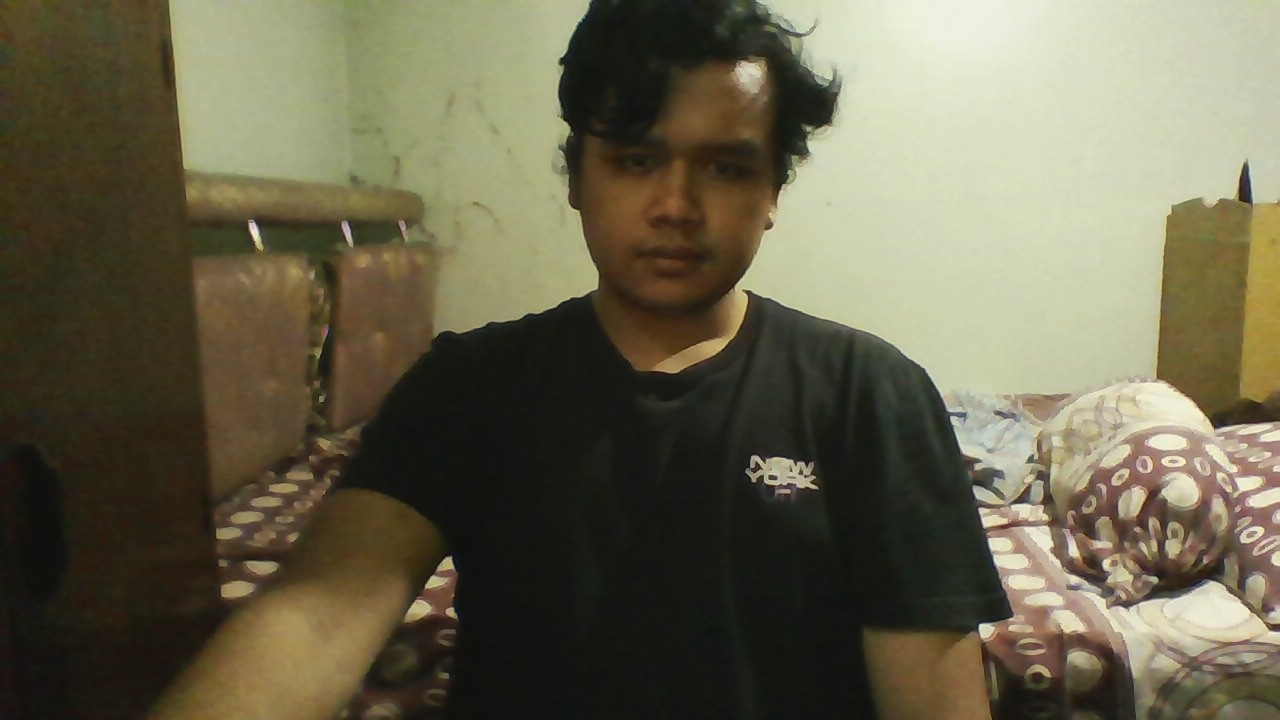
#> input picture Scripts/Python/DatasetImplementation/Dataset_New/WIN_20251106_15_50_46_Pro.jpg, 1280 x 720 px
$ python -i jersey_filter.py   (imports and definitions only)
#> lines starting #> are read from the running program, lines starting #| are printed output that depends on the picture; after the words box and inside, x2 and y2 are one past the last pixel; in counts of white or black regions, pixels touching at a corner belong together
import cv2
import numpy as np

class JerseyOverlay:
    def __init__(self):
        # Initialize a simple person detector (HOG + SVM) for torso estimation
        self.hog = cv2.HOGDescriptor()
        self.hog.setSVMDetector(cv2.HOGDescriptor_getDefaultPeopleDetector())
        # Face detector for heuristic torso box (below face)
        try:
            self.face_cascade = cv2.CascadeClassifier(cv2.data.haarcascades + 'haarcascade_frontalface_default.xml')
        except Exception:
            self.face_cascade = None
        # Tracking & scheduling
        self.track_window = None  # (x, y, w, h)
        self.roi_hist = None      # HSV histogram for CamShift backprojection
        self.frame_idx = 0
        self.redetect_interval = 20   # frames between full re-detections
        self.refine_interval = 6      # frames between expensive GrabCut refinements
        self.term_crit = (cv2.TERM_CRITERIA_EPS | cv2.TERM_CRITERIA_COUNT, 10, 1)
        # Jersey system
        self.current_jersey = "none"
        self.jerseys = self.create_jersey_templates()

    def create_jersey_templates(self):
        """Create jersey templates for various clubs"""
        jerseys = {}

        def create_jersey_template(base_color, name, pattern_type="solid"):
            # Create a 200x300 jersey template
            jersey = np.zeros((300, 200, 3), dtype=np.uint8)
            jersey[:] = base_color

            if name == "brighton":
                # Brighton & Hove Albion - Blue and white stripes
                stripe_width = 25
                for i in range(0, 200, stripe_width * 2):
                    # White stripes
                    cv2.rectangle(jersey, (i, 0), (i + stripe_width, 300), (255, 255, 255), -1)
                # Add simple collar
                cv2.rectangle(jersey, (10, 10), (190, 40), (0, 100, 200), -1)
                # Add sponsor text area (subtle)
                cv2.rectangle(jersey, (50, 120), (150, 150), (200, 200, 200), 1)

            elif name == "brazil":
                # Yellow with green trim
                cv2.rectangle(jersey, (10, 10), (190, 50), (0, 180, 0), -1)  # Green collar
                cv2.putText(jersey, "10", (70, 200), cv2.FONT_HERSHEY_SIMPLEX, 3, (0, 100, 255), 5)

            elif name == "argentina":
                # Light blue and white stripes
                stripe_height = 30
                for i in range(0, 300, stripe_height * 2):
                    cv2.rectangle(jersey, (0, i), (200, i + stripe_height), (255, 255, 255), -1)

            elif name == "germany":
                # White with black details
                cv2.rectangle(jersey, (10, 10), (190, 50), (0, 0, 0), -1)  # Black collar
                cv2.putText(jersey, "11", (70, 200), cv2.FONT_HERSHEY_SIMPLEX, 3, (0, 0, 0), 5)

            return jersey

        # Create different jersey templates
        jerseys["brighton"] = create_jersey_template((0, 100, 200), "brighton")  # Blue base
        jerseys["brazil"] = create_jersey_template((0, 255, 255), "brazil")      # Yellow
        jerseys["argentina"] = create_jersey_template((255, 200, 150), "argentina") # Light blue
        jerseys["germany"] = create_jersey_template((255, 255, 255), "germany")     # White
        jerseys["none"] = None

        return jerseys

    # [6 lines left out: function set_jersey, not called in this run]

    def get_available_jerseys(self):
        """Get list of available jersey names"""
        return list(self.jerseys.keys())

    def detect_torso_area(self, frame):
        """Detect torso region. Uses HOG person detector first, falls back to HSV heuristic.
        Returns: (torso_mask, (x1, y1, x2, y2))
        """
        height, width = frame.shape[:2]

        # 1) Try HOG person detection for a robust bounding box
        bbox = None
        try:
            # Work on a smaller copy for speed
            scale = 400.0 / max(1.0, max(height, width))
            if scale < 1.0:
                small = cv2.resize(frame, (int(width * scale), int(height * scale)))
            else:
                small = frame
                scale = 1.0

            rects, weights = self.hog.detectMultiScale(small, winStride=(8, 8), padding=(8, 8), scale=1.05)
            # Choose the strongest/ largest detection
            best_idx = -1
            best_score = -1.0
            for i, (x, y, w, h) in enumerate(rects):
                score = float(weights[i]) if i < len(weights) else 0.0
                area = w * h
                # Prefer larger and higher score
                score = score + 0.000001 * area
                if score > best_score:
                    best_score = score
                    best_idx = i
            if best_idx >= 0:
                x, y, w, h = rects[best_idx]
                # Map back to original scale
                x = int(x / scale)
                y = int(y / scale)
                w = int(w / scale)
                h = int(h / scale)
                # Define torso region roughly between shoulders and hips
                x1 = max(0, x + int(0.15 * w))
                x2 = min(width, x + int(0.85 * w))
                y1 = max(0, y + int(0.20 * h))
                y2 = min(height, y + int(0.75 * h))
                if x2 > x1 and y2 > y1:
                    bbox = (x1, y1, x2, y2)
        except Exception:
            # If HOG fails for any reason, we'll fall back below
            bbox = None

        if bbox is None and self.face_cascade is not None:
            # 2) Fallback: detect face, then infer torso box under the face
            gray = cv2.cvtColor(frame, cv2.COLOR_BGR2GRAY)
            faces = self.face_cascade.detectMultiScale(gray, scaleFactor=1.1, minNeighbors=5, minSize=(60, 60))
            if len(faces) > 0:
                # Choose the largest face (closest person)
                fx, fy, fw, fh = max(faces, key=lambda r: r[2] * r[3])
                # Heuristic torso box: centered at face center, below the face
                cx = fx + fw // 2
                # Width: widen beyond face width; Height: extend to mid-torso
                t_w = int(fw * 2.0)
                t_h = int(fh * 2.2)
                x1 = max(0, cx - t_w // 2)
                y1 = max(0, fy + int(1.0 * fh))  # start just under the chin
                x2 = min(width, x1 + t_w)
                y2 = min(height, y1 + t_h)
                if x2 > x1 and y2 > y1:
                    bbox = (x1, y1, x2, y2)

        if bbox is None:
            # 3) Final fallback: central rectangle likely covering upper body
            start_y = int(height * 0.25)
            end_y = int(height * 0.80)
            start_x = int(width * 0.25)
            end_x = int(width * 0.75)
            bbox = (start_x, start_y, end_x, end_y)

        # If we have a bbox from HOG, create a simple rectangular mask
        x1, y1, x2, y2 = bbox
        torso_mask = np.zeros((height, width), dtype=np.uint8)
        torso_mask[y1:y2, x1:x2] = 255
        return torso_mask, bbox

    def visualize_torso(self, frame, torso_mask, bbox, color=(255, 0, 0), alpha=0.5):
        """Overlay the detected torso area for debugging/preview."""
        x1, y1, x2, y2 = bbox
        overlay = frame.copy()
        # Color overlay only within mask
        colored = np.zeros_like(frame)
        colored[:] = color
        mask3 = cv2.merge([torso_mask, torso_mask, torso_mask])
        overlay = np.where(mask3 > 0, (overlay * (1 - alpha) + colored * alpha).astype(np.uint8), overlay)
        cv2.rectangle(overlay, (x1, y1), (x2, y2), (0, 255, 0), 2)
        return overlay

    def _init_tracker(self, frame, bbox):
        """Initialize CamShift tracker with a histogram from the chest area inside bbox."""
        x1, y1, x2, y2 = bbox
        x = max(0, x1)
        y = max(0, y1)
        w = max(1, x2 - x1)
        h = max(1, y2 - y1)
        self.track_window = (x, y, w, h)

        hsv = cv2.cvtColor(frame, cv2.COLOR_BGR2HSV)
        # Chest subregion
        cx1 = x + int(0.2 * w)
        cx2 = x + int(0.8 * w)
        cy1 = y + int(0.15 * h)
        cy2 = y + int(0.55 * h)
        cx1 = max(0, min(frame.shape[1] - 1, cx1))
        cx2 = max(0, min(frame.shape[1], cx2))
        cy1 = max(0, min(frame.shape[0] - 1, cy1))
        cy2 = max(0, min(frame.shape[0], cy2))
        roi = hsv[cy1:cy2, cx1:cx2]
        if roi.size == 0:
            self.roi_hist = None
            return
        # Mask out likely skin in ROI when building hist
        lower_skin = np.array([0, 20, 70])
        upper_skin = np.array([20, 255, 255])
        skin = cv2.inRange(roi, lower_skin, upper_skin)
        mask = cv2.bitwise_not(skin)
        # Hue-Sat histogram (ignore value)
        self.roi_hist = cv2.calcHist([roi], [0, 1], mask, [30, 32], [0, 180, 0, 256])
        cv2.normalize(self.roi_hist, self.roi_hist, 0, 255, cv2.NORM_MINMAX)

    # [119 lines left out: functions _update_tracker, _refine_torso_mask_with_grabcut, not called in this run]

    def apply_jersey_overlay(self, frame):
        """Detect and visualize torso only (optimized for FPS)."""
        self.frame_idx += 1

        # Decide whether to re-detect from scratch
        do_redetect = (self.track_window is None) or (self.frame_idx % self.redetect_interval == 1)
        if do_redetect:
            torso_mask_rect, (start_x, start_y, end_x, end_y) = self.detect_torso_area(frame)
            bbox = (start_x, start_y, end_x, end_y)
            self._init_tracker(frame, bbox)
        else:
            bbox = self._update_tracker(frame)
            if bbox is None:
                torso_mask_rect, (start_x, start_y, end_x, end_y) = self.detect_torso_area(frame)
                bbox = (start_x, start_y, end_x, end_y)
                self._init_tracker(frame, bbox)
            # Build a quick rectangular mask from tracker bbox
            height, width = frame.shape[:2]
            torso_mask_rect = np.zeros((height, width), dtype=np.uint8)
            x1, y1, x2, y2 = bbox
            torso_mask_rect[y1:y2, x1:x2] = 255

        # Determine whether to run expensive GrabCut refinement this frame
        run_refine = (self.frame_idx % self.refine_interval == 0)
        if run_refine:
            refined_mask = self._refine_torso_mask_with_grabcut(frame, bbox)
            if refined_mask.sum() < 1000:
                refined_mask = torso_mask_rect
        else:
            # Fast mask using backprojection threshold inside bbox
            if self.roi_hist is not None:
                hsv = cv2.cvtColor(frame, cv2.COLOR_BGR2HSV)
                back_proj = cv2.calcBackProject([hsv], [0, 1], self.roi_hist, [0, 180, 0, 256], 1)
                x1, y1, x2, y2 = bbox
                bp = back_proj[y1:y2, x1:x2]
                _, bp_bin = cv2.threshold(bp, 40, 255, cv2.THRESH_BINARY)
                kernel = cv2.getStructuringElement(cv2.MORPH_ELLIPSE, (11, 11))
                bp_bin = cv2.morphologyEx(bp_bin, cv2.MORPH_CLOSE, kernel, iterations=1)
                bp_bin = cv2.morphologyEx(bp_bin, cv2.MORPH_OPEN, kernel, iterations=1)
                refined_mask = np.zeros_like(torso_mask_rect)
                refined_mask[y1:y2, x1:x2] = bp_bin
                if refined_mask.sum() < 1000:
                    refined_mask = torso_mask_rect
            else:
                refined_mask = torso_mask_rect

        # Apply jersey overlay if selected
        if self.current_jersey != "none" and self.current_jersey in self.jerseys:
            jersey_template = self.jerseys[self.current_jersey]
            if jersey_template is not None:
                frame = self._blend_jersey(frame, refined_mask, bbox, jersey_template)
        else:
            # Just show torso visualization (debug)
            frame = self.visualize_torso(frame, refined_mask, bbox)

        return frame

    # [32 lines left out: function _blend_jersey, not called in this run]

>>> import cv2
>>> picture = cv2.imread('DatasetImplementation/Dataset_New/WIN_20251106_15_50_46_Pro.jpg')
#> picture is the input picture: shape (720, 1280, 3); mean B, G, R 76.8, 99.6, 104.4
>>> result = JerseyOverlay().apply_jersey_overlay(picture)
#> call 2 of create_jersey_template, with base_color = (0, 255, 255), name = 'brazil', pattern_type = 'solid'
#> in create_jersey_template (call 2), `cv2.putText(jersey, "10", (70, 200), cv2.FONT_HERSHEY_SIMPLEX, 3, (0, ..`:
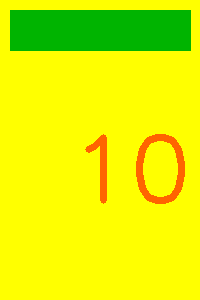
#> jersey: shape (300, 200, 3); mean of channels 0, 1, 2 0, 241.1, 223.5; drawn as B, G, R
#> call 3 of create_jersey_template, with base_color = (255, 200, 150), name = 'argentina', pattern_type = 'solid'
#> after the loop in create_jersey_template (call 3), `for i in range(0, 300, stripe_height * 2):`:
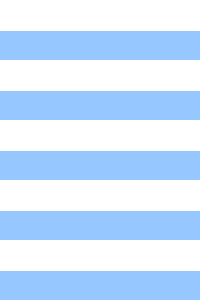
#> jersey: shape (300, 200, 3); mean of channels 0, 1, 2 255, 228.4, 204.2; drawn as B, G, R
#> call 4 of create_jersey_template, with base_color = (255, 255, 255), name = 'germany', pattern_type = 'solid'
#> in create_jersey_template (call 4), `cv2.putText(jersey, "11", (70, 200), cv2.FONT_HERSHEY_SIMPLEX, 3, (0, ..`:
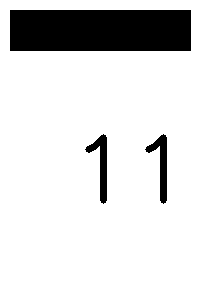
#> jersey: shape (300, 200, 3); 85.7% white; 3 black regions, box (x1, y1, x2, y2) and area: (10, 10, 191, 51) 7421, (85, 134, 107, 204) 581, (145, 134, 167, 204) 581
#> in __init__, `self.jerseys = self.create_jersey_templates()`: self.jerseys = 5 items
#> in detect_torso_area, `rects, weights = self.hog.detectMultiScale(small, winStride=(8, 8), pa..`: rects = ()
#> after the loop in detect_torso_area, `for i, (x, y, w, h) in enumerate(rects):`: best_idx = -1
#> in detect_torso_area, `gray = cv2.cvtColor(frame, cv2.COLOR_BGR2GRAY)`:
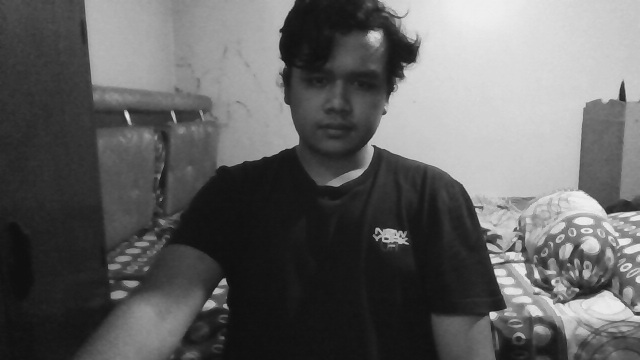
#> gray: shape (720, 1280) (shown at 1/2 size); min 9, max 245, mean 98.5
#> in detect_torso_area, `faces = self.face_cascade.detectMultiScale(gray, scaleFactor=1.1, minN..`: faces = [[970, 481, 114, 114], [143, 160, 222, 222], [561, 75, 235, 235]]
#> in detect_torso_area, `fx, fy, fw, fh = max(faces, key=lambda r: r[2] * r[3])`: fx = 561; fy = 75; fw = 235
#> in detect_torso_area, `cx = fx + fw // 2`: cx = 678
#> in detect_torso_area, `t_w = int(fw * 2.0)`: t_w = 470
#> in detect_torso_area, `t_h = int(fh * 2.2)`: t_h = 517
#> in detect_torso_area, `x1 = max(0, cx - t_w // 2)`: x1 = 443
#> in detect_torso_area, `y1 = max(0, fy + int(1.0 * fh))`: y1 = 310
#> in detect_torso_area, `x2 = min(width, x1 + t_w)`: x2 = 913
#> in detect_torso_area, `y2 = min(height, y1 + t_h)`: y2 = 720
#> in detect_torso_area, `bbox = (x1, y1, x2, y2)`: bbox = (443, 310, 913, 720)
#> in apply_jersey_overlay, `torso_mask_rect, (start_x, start_y, end_x, end_y) = self.detect_torso_..`: start_x = 443; start_y = 310; end_x = 913; end_y = 720
#> in apply_jersey_overlay, `bbox = (start_x, start_y, end_x, end_y)`: bbox = (443, 310, 913, 720)
#> in _init_tracker, `x1, y1, x2, y2 = bbox`: x1 = 443; y1 = 310; x2 = 913; y2 = 720
#> in _init_tracker, `x = max(0, x1)`: x = 443
#> in _init_tracker, `y = max(0, y1)`: y = 310
#> in _init_tracker, `w = max(1, x2 - x1)`: w = 470
#> in _init_tracker, `h = max(1, y2 - y1)`: h = 410
#> in _init_tracker, `self.track_window = (x, y, w, h)`: self.track_window = (443, 310, 470, 410)
#> in _init_tracker, `cx1 = x + int(0.2 * w)`: cx1 = 537
#> in _init_tracker, `cx2 = x + int(0.8 * w)`: cx2 = 819
#> in _init_tracker, `cy1 = y + int(0.15 * h)`: cy1 = 371
#> in _init_tracker, `cy2 = y + int(0.55 * h)`: cy2 = 535
#> in apply_jersey_overlay, `back_proj = cv2.calcBackProject([hsv], [0, 1], self.roi_hist, [0, 180,..`:
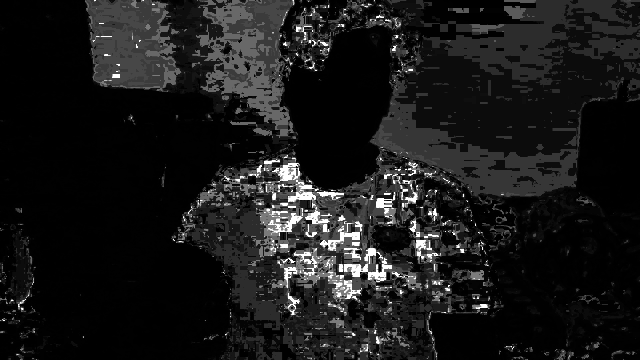
#> back_proj: shape (720, 1280) (shown at 1/2 size); min 0, max 255, mean 25.6
#> in apply_jersey_overlay, `x1, y1, x2, y2 = bbox`: x1 = 443; y1 = 310; x2 = 913; y2 = 720
#> in apply_jersey_overlay, `refined_mask[y1:y2, x1:x2] = bp_bin`:
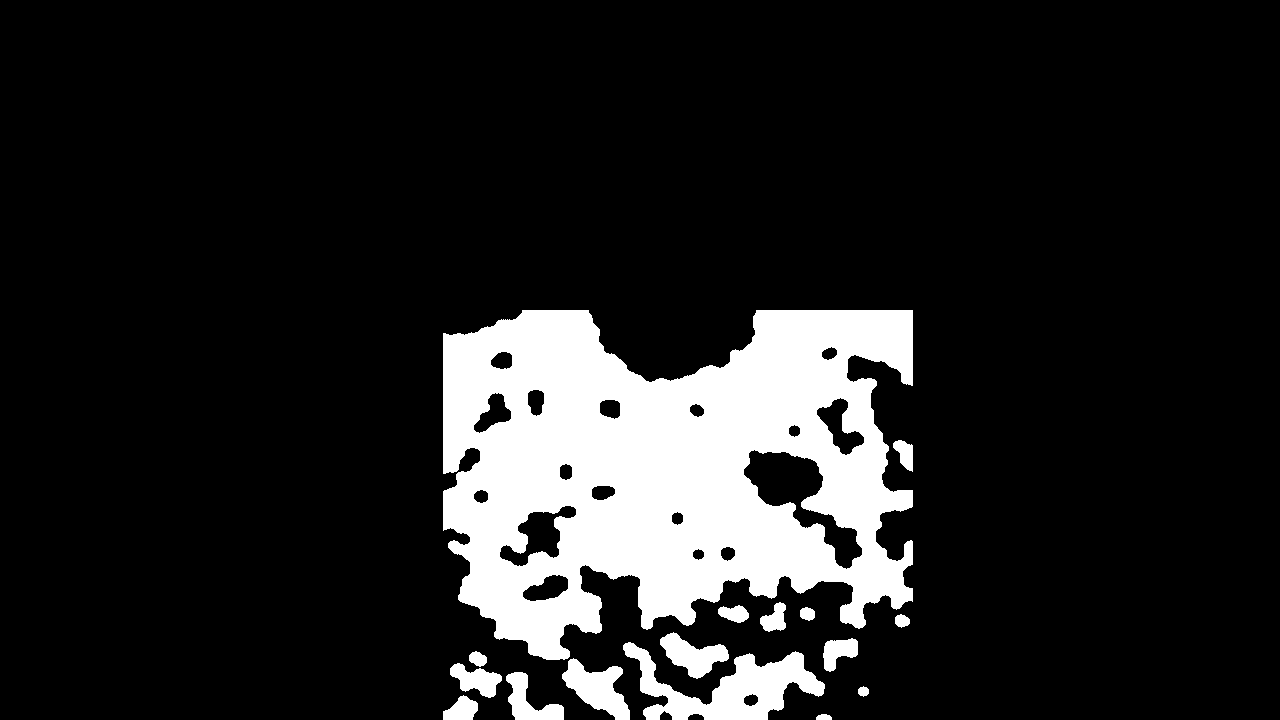
#> refined_mask: shape (720, 1280); 13.7% white; 16 white regions, largest, box (x1, y1, x2, y2) and area: (443, 310, 913, 660) 110123, (623, 642, 825, 720) 6791, (562, 658, 630, 720) 2175
#> in visualize_torso, `x1, y1, x2, y2 = bbox`: x1 = 443; y1 = 310; x2 = 913; y2 = 720
#> in visualize_torso, `cv2.rectangle(overlay, (x1, y1), (x2, y2), (0, 255, 0), 2)`:
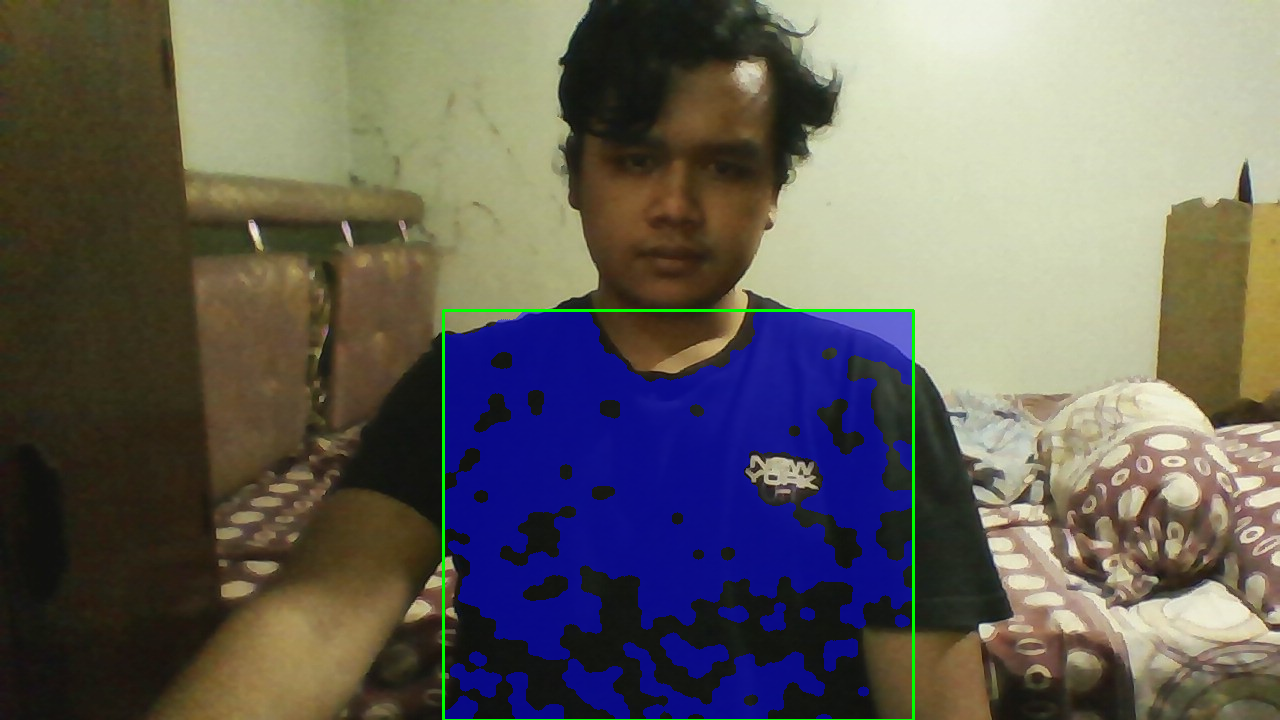
#> overlay: shape (720, 1280, 3); mean of channels 0, 1, 2 92.2, 98.4, 102.1; drawn as B, G, R
